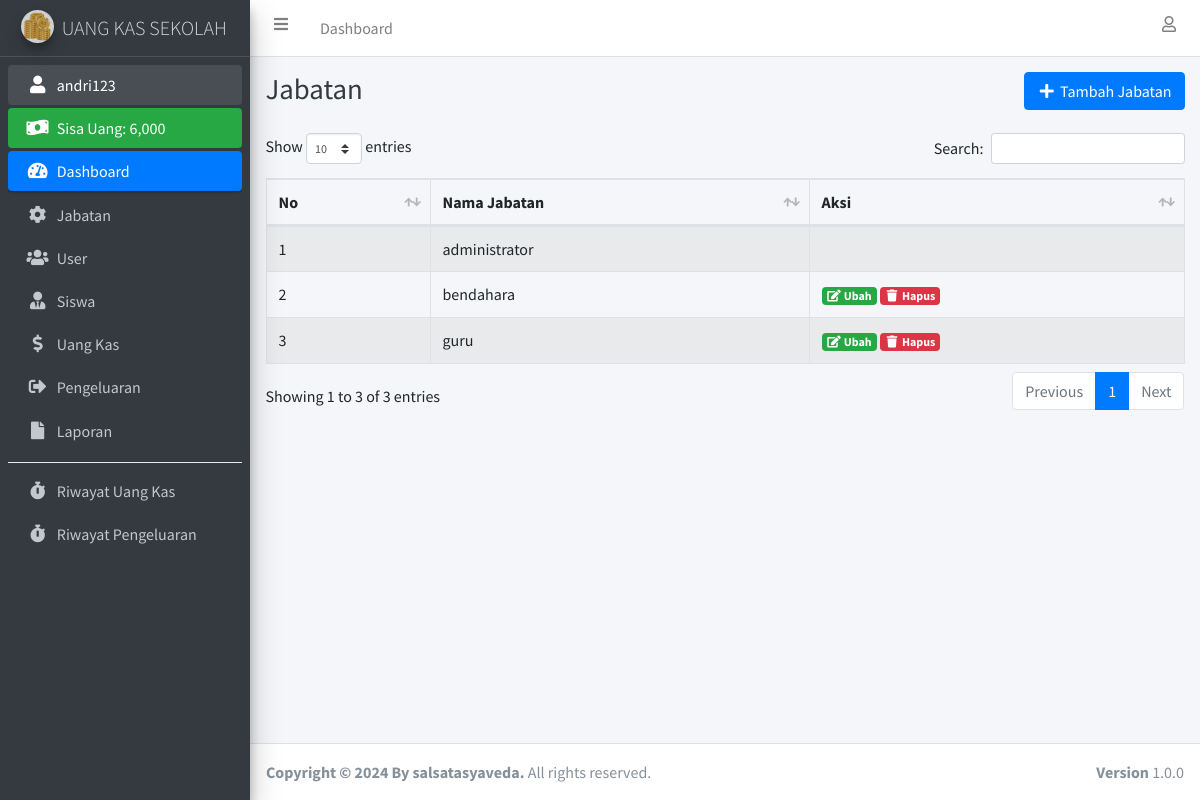
The page /jabatan.php (signed in) on the database its author committed.
### tables this page shows
CREATE TABLE `user` (
  `id_user` int(11) NOT NULL,
  `nama_lengkap` varchar(100) NOT NULL,
  `username` varchar(100) NOT NULL,
  `password` varchar(255) NOT NULL,
  `id_jabatan` int(11) NOT NULL
);

CREATE TABLE `jabatan` (
  `id_jabatan` int(11) NOT NULL,
  `nama_jabatan` varchar(100) NOT NULL
);

### connection.php (called while the page is built, shortened)
<?php
	$host		= "localhost";
	$username	= "root";
	$password	= "";
	$database	= "uang_kas";
	$conn 		= mysqli_connect($host, $username, $password, $database);
if (isset($_SESSION['id_user'])) {
	function dataUser() {
		global $conn;
		$id_user = $_SESSION['id_user'];
		return mysqli_fetch_assoc(mysqli_query($conn, "SELECT * FROM user INNER JOIN jabatan ON user.id_jabatan = jabatan.id_jabatan WHERE id_user = '$id_user'"));
	}
}

### jabatan.php (the view, shortened to what this page needs)
<?php
  require 'connection.php';
  $jabatan = mysqli_query($conn, "SELECT * FROM jabatan");
?>
<!DOCTYPE html>
<html>
<head>
    <?php include 'include/css.php'; ?>
</head>
<body class="hold-transition sidebar-mini layout-fixed">
    <div class="wrapper">
        <?php include 'include/navbar.php'; ?>
        <?php include 'include/sidebar.php'; ?>
        <div class="content-wrapper">
            <div class="content-header">
                <div class="container-fluid">
                    <div class="row justify-content-center mb-2">
                        <div class="col-sm text-left">
                            <h1 class="m-0 text-dark">Jabatan</h1>
                        </div>
                        <div class="col-sm text-right">
                            <button type="button" class="btn btn-primary" data-toggle="modal"
                                data-target="#tambahJabatanModal"><i class="fas fa-fw fa-plus"></i> Tambah
                                Jabatan</button>
                        </div>
                    </div>
                </div>
            </div>
            <section class="content">
                <div class="container-fluid">
                    <div class="row">
                        <div class="col-lg">
                            <div class="table-responsive">
                                <table class="table table-striped table-hover table-bordered" id="table_id">
                                    <thead>
                                        <tr>
                                            <th>No</th>
                                            <th>Nama Jabatan</th>
                                            <th>Aksi</th>
                                        </tr>
                                    </thead>
                                    <tbody>
                                        <?php $i = 1; ?>
                                        <?php foreach ($jabatan as $dj): ?>
                                        <tr>
                                            <td><?= $i++; ?></td>
                                            <td><?= $dj['nama_jabatan']; ?></td>
                                            <td>
                                                <?php if ($dj['id_jabatan'] !== '1'): ?>
                                                <a href="ubah_jabatan.php?id_jabatan=<?= $dj['id_jabatan']; ?>"
                                                    class="badge badge-success" data-toggle="modal"
                                                    data-target="#editJabatanModal<?= $dj['id_jabatan']; ?>">
                                                    <i class="fas fa-fw fa-edit"></i> Ubah
                                                </a>
                                                <a data-nama="<?= $dj['nama_jabatan']; ?>"
                                                    class="btn-delete badge badge-danger"
                                                    href="hapus_jabatan.php?id_jabatan=<?= $dj['id_jabatan']; ?>"><i
                                                        class="fas fa-fw fa-trash"></i> Hapus</a>
                                                <?php endif ?>
                                            </td>
                                        </tr>
                                        <?php endforeach ?>
                                    </tbody>
                                </table>
                            </div>
                        </div>
                    </div>
                </div>
            </section>
        </div>
        <footer class="main-footer">
            <strong>Copyright &copy; 2024 By salsatasyaveda.</strong>
            All rights reserved.
            <div class="float-right d-none d-sm-inline-block">
                <b>Version</b> 1.0.0
            </div>
        </footer>
    </div>
</body>
</html>

### include/sidebar.php
<?php
  $dataUser = dataUser();
  $jml_pengeluaran = mysqli_fetch_assoc(mysqli_query($conn, "SELECT sum(jumlah_pengeluaran) as jml_pengeluaran FROM pengeluaran"));
  $jml_pengeluaran = $jml_pengeluaran['jml_pengeluaran'];
  $jml_uang_kas = mysqli_fetch_assoc(mysqli_query($conn, "SELECT sum(minggu_ke_1 + minggu_ke_2 + minggu_ke_3 + minggu_ke_4) as jml_uang_kas FROM uang_kas"));
  $jml_uang_kas = $jml_uang_kas['jml_uang_kas'];
?>
<aside class="main-sidebar sidebar-dark-primary elevation-4">
    <a href="index.php" class="brand-link">
        <img src="assets/img/img_properties/logo.jpg" alt="AdminLTE Logo" class="brand-image img-circle elevation-3"
            style="opacity: .8">
        <span class="brand-text font-weight-light">UANG KAS SEKOLAH</span>
    </a>
    <div class="sidebar">
        <nav class="mt-2">
            <ul class="nav nav-pills nav-sidebar flex-column" data-widget="treeview" role="menu" data-accordion="false">
                <li class="nav-item has-treeview menu-open">
                    <a href="profile.php" class="nav-link"><i class="nav-icon fas fa-fw fa-user"></i>
                        <p><?= $dataUser['username']; ?></p>
                    </a>
                </li>
                <li class="nav-item">
                    <div class="bg-success nav-link text-white">
                        <i class="nav-icon fas fa-money-bill-wave"></i>
                        <p>
                            Sisa Uang: <?= number_format($jml_uang_kas - $jml_pengeluaran); ?>
                        </p>
                    </div>
                </li>
                <li class="nav-item has-treeview menu-open">
                    <a href="index.php" class="nav-link active">
                        <i class="nav-icon fas fa-tachometer-alt"></i>
                        <p>
                            Dashboard
                        </p>
                    </a>
                </li>
                <?php if ($dataUser['id_jabatan'] == '1'): ?>
                <li class="nav-item">
                    <a href="jabatan.php" class="nav-link">
                        <i class="nav-icon fas fa-cog"></i>
                        <p>
                            Jabatan
                        </p>
                    </a>
                </li>
                <li class="nav-item">
                    <a href="user.php" class="nav-link">
                        <i class="nav-icon fas fa-users"></i>
                        <p>
                            User
                        </p>
                    </a>
                </li>
                <?php endif ?>
                <li class="nav-item">
                    <a href="siswa.php" class="nav-link">
                        <i class="fas fa-user-tie nav-icon"></i>
                        <p>Siswa</p>
                    </a>
                </li>
                <li class="nav-item">
                    <a href="uang_kas.php" class="nav-link">
                        <i class="fas fa-dollar-sign nav-icon"></i>
                        <p>Uang Kas</p>
                    </a>
                </li>
                <li class="nav-item">
                    <a href="pengeluaran.php" class="nav-link">
                        <i class="fas fa-sign-out-alt nav-icon"></i>
                        <p>Pengeluaran</p>
                    </a>
                </li>
                <li class="nav-item">
                    <a href="laporan.php" class="nav-link">
                        <i class="fas fa-file nav-icon"></i>
                        <p>Laporan</p>
                    </a>
                </li>
                <div class="dropdown-divider"></div>
                <li class="nav-item">
                    <a href="riwayat.php" class="nav-link">
                        <i class="fas fa-stopwatch nav-icon"></i>
                        <p>Riwayat Uang Kas</p>
                    </a>
                </li>
                <li class="nav-item">
                    <a href="riwayat_pengeluaran.php" class="nav-link">
                        <i class="fas fa-stopwatch nav-icon"></i>
                        <p>Riwayat Pengeluaran</p>
                    </a>
                </li>
            </ul>
        </nav>
    </div>
</aside>

### rows shown on the page
user: username "andri123"
jabatan: nama_jabatan "administrator"
jabatan: nama_jabatan "bendahara"
jabatan: nama_jabatan "guru"

### other values the page prints
$jml_uang_kas - $jml_pengeluaran "6,000"
